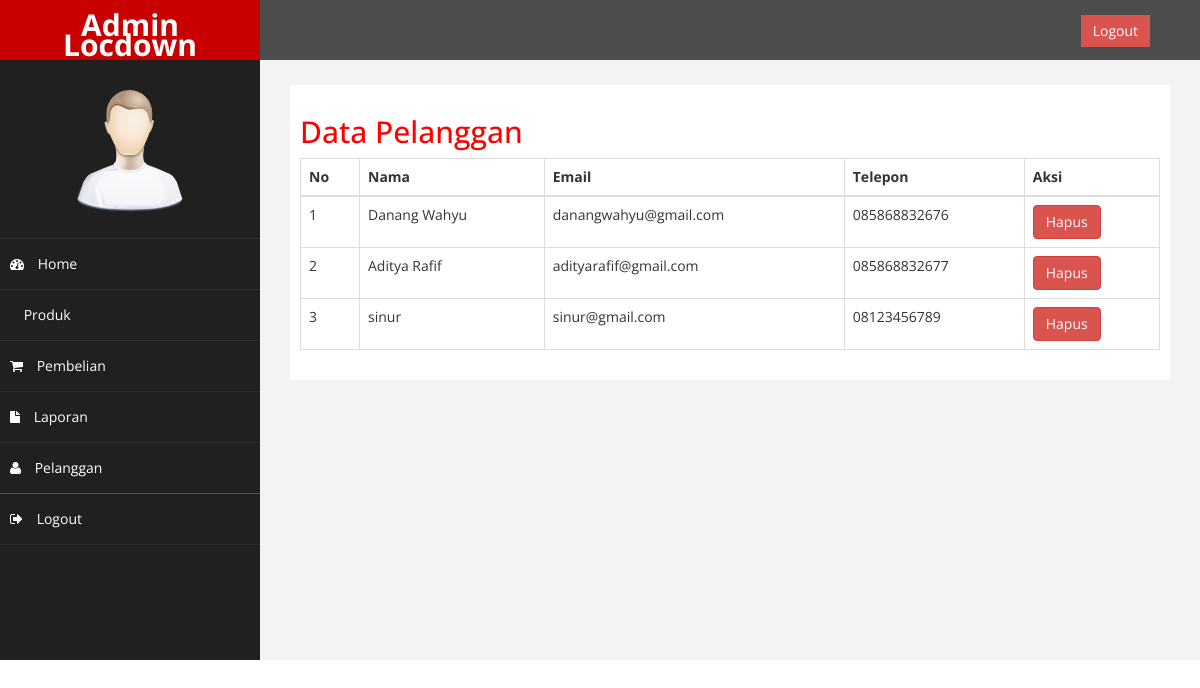
Page /admin/index.php?halaman=pelanggan (signed in) on the committed database.
### tables this page shows
CREATE TABLE `pelanggan` (
  `id_pelanggan` int(11) NOT NULL,
  `email_pelanggan` varchar(100) NOT NULL,
  `password_pelanggan` varchar(50) NOT NULL,
  `nama_pelanggan` varchar(100) NOT NULL,
  `telepon_pelanggan` varchar(25) NOT NULL,
  `block` enum('ya','tidak') NOT NULL DEFAULT 'ya',
  `konfirmasi_email` enum('ya','tidak') NOT NULL DEFAULT 'tidak'
);

### admin/pelanggan.php (the view)
<h2>Data Pelanggan</h2>
<table class="table table-bordered">
	<thead>
		<tr>
			<th>No</th>
			<th>Nama</th>
			<th>Email</th>
			<th>Telepon</th>
			<th>Aksi</th>
		</tr>
	</thead>
	<tbody>
	<?php $nomor=1; ?>
	<?php $ambil=$koneksi->query("SELECT * FROM pelanggan");?>
		<?php while($pecah=$ambil->fetch_assoc()){?>
		<tr>
			<td><?php echo $nomor; ?></td>
			<td><?php echo $pecah['nama_pelanggan'];?></td>
			<td><?php echo $pecah['email_pelanggan'];?></td>
			<td><?php echo $pecah['telepon_pelanggan'];?></td>
			<td>
			<a href="index.php?halaman=hapuspelanggan&id=<?php echo $pecah['id_pelanggan']; ?>" class="btn btn-danger">Hapus</a>
			</td>
		</tr>
		<?php $nomor++; ?>
		<?php } ?>
	</tbody>
</table>

### admin/assets/css/custom.css (style rules this page uses)
body { font-family: 'Open Sans', sans-serif; }
h2 { color: #f00; }

### rows in the picture
pelanggan: nama_pelanggan "Danang Wahyu", email_pelanggan "danangwahyu@gmail.com", telepon_pelanggan "085868832676"
pelanggan: nama_pelanggan "Aditya Rafif", email_pelanggan "adityarafif@gmail.com", telepon_pelanggan "085868832677"
pelanggan: nama_pelanggan "sinur", email_pelanggan "sinur@gmail.com", telepon_pelanggan "08123456789"
